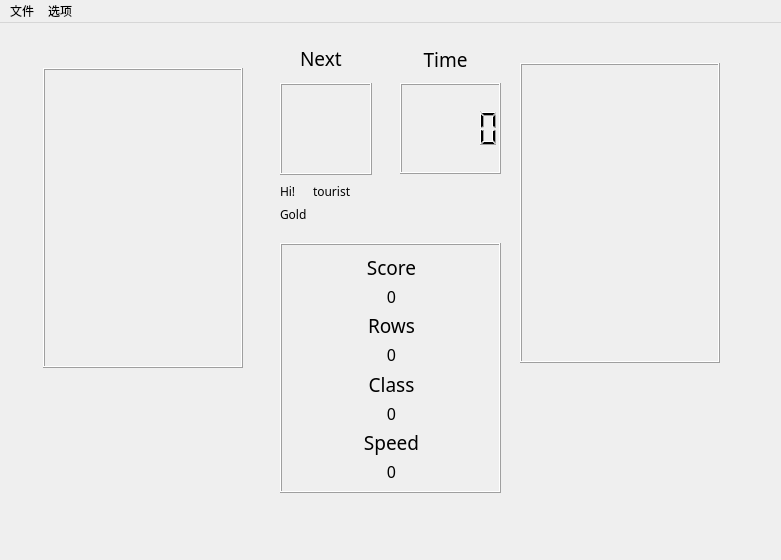
<?xml version="1.0" encoding="UTF-8"?>
<ui version="4.0">
 <class>MainWindow</class>
 <widget class="QMainWindow" name="MainWindow">
  <property name="geometry">
   <rect>
    <x>0</x>
    <y>0</y>
    <width>781</width>
    <height>560</height>
   </rect>
  </property>
  <property name="windowTitle">
   <string>Cybertetris</string>
  </property>
  <widget class="QWidget" name="centralwidget">
   <widget class="QFrame" name="glass">
    <property name="geometry">
     <rect>
      <x>43</x>
      <y>45</y>
      <width>200</width>
      <height>300</height>
     </rect>
    </property>
    <property name="sizePolicy">
     <sizepolicy hsizetype="Maximum" vsizetype="Maximum">
      <horstretch>0</horstretch>
      <verstretch>0</verstretch>
     </sizepolicy>
    </property>
    <property name="minimumSize">
     <size>
      <width>200</width>
      <height>300</height>
     </size>
    </property>
    <property name="maximumSize">
     <size>
      <width>100</width>
      <height>300</height>
     </size>
    </property>
    <property name="font">
     <font>
      <family>Tetris</family>
     </font>
    </property>
    <property name="frameShape">
     <enum>QFrame::Box</enum>
    </property>
    <property name="frameShadow">
     <enum>QFrame::Raised</enum>
    </property>
    <widget class="QLabel" name="pause">
     <property name="geometry">
      <rect>
       <x>80</x>
       <y>100</y>
       <width>161</width>
       <height>81</height>
      </rect>
     </property>
     <property name="font">
      <font>
       <family>Tetris</family>
       <pointsize>24</pointsize>
      </font>
     </property>
     <property name="text">
      <string/>
     </property>
    </widget>
   </widget>
   <widget class="QFrame" name="frame">
    <property name="geometry">
     <rect>
      <x>280</x>
      <y>220</y>
      <width>221</width>
      <height>250</height>
     </rect>
    </property>
    <property name="font">
     <font>
      <family>Tetris</family>
      <pointsize>16</pointsize>
     </font>
    </property>
    <property name="frameShape">
     <enum>QFrame::Box</enum>
    </property>
    <property name="frameShadow">
     <enum>QFrame::Raised</enum>
    </property>
    <layout class="QVBoxLayout" name="verticalLayout">
     <property name="spacing">
      <number>5</number>
     </property>
     <property name="leftMargin">
      <number>11</number>
     </property>
     <item>
      <widget class="QLabel" name="ScoreLabel">
       <property name="font">
        <font>
         <family>MV Boli</family>
         <pointsize>14</pointsize>
        </font>
       </property>
       <property name="text">
        <string>Score</string>
       </property>
       <property name="alignment">
        <set>Qt::AlignCenter</set>
       </property>
      </widget>
     </item>
     <item>
      <widget class="QLabel" name="Score">
       <property name="font">
        <font>
         <family>MV Boli</family>
         <pointsize>12</pointsize>
         <weight>50</weight>
         <bold>false</bold>
        </font>
       </property>
       <property name="text">
        <string>0</string>
       </property>
       <property name="alignment">
        <set>Qt::AlignCenter</set>
       </property>
      </widget>
     </item>
     <item>
      <widget class="QLabel" name="LinesLabel">
       <property name="font">
        <font>
         <family>MV Boli</family>
         <pointsize>14</pointsize>
        </font>
       </property>
       <property name="text">
        <string>Rows</string>
       </property>
       <property name="alignment">
        <set>Qt::AlignCenter</set>
       </property>
      </widget>
     </item>
     <item>
      <widget class="QLabel" name="Lines">
       <property name="font">
        <font>
         <family>MV Boli</family>
         <pointsize>12</pointsize>
         <weight>50</weight>
         <bold>false</bold>
        </font>
       </property>
       <property name="text">
        <string>0</string>
       </property>
       <property name="alignment">
        <set>Qt::AlignCenter</set>
       </property>
      </widget>
     </item>
     <item>
      <widget class="QLabel" name="LevelLabel">
       <property name="font">
        <font>
         <family>MV Boli</family>
         <pointsize>14</pointsize>
        </font>
       </property>
       <property name="text">
        <string>Class</string>
       </property>
       <property name="alignment">
        <set>Qt::AlignCenter</set>
       </property>
      </widget>
     </item>
     <item>
      <widget class="QLabel" name="Level">
       <property name="font">
        <font>
         <family>MV Boli</family>
         <pointsize>12</pointsize>
         <weight>50</weight>
         <bold>false</bold>
        </font>
       </property>
       <property name="text">
        <string>0</string>
       </property>
       <property name="alignment">
        <set>Qt::AlignCenter</set>
       </property>
      </widget>
     </item>
     <item>
      <widget class="QLabel" name="TimerIntervalLabel">
       <property name="font">
        <font>
         <family>MV Boli</family>
         <pointsize>14</pointsize>
        </font>
       </property>
       <property name="text">
        <string>Speed</string>
       </property>
       <property name="alignment">
        <set>Qt::AlignCenter</set>
       </property>
      </widget>
     </item>
     <item>
      <widget class="QLabel" name="TimerInterval">
       <property name="font">
        <font>
         <family>MV Boli</family>
         <pointsize>12</pointsize>
         <weight>50</weight>
         <bold>false</bold>
        </font>
       </property>
       <property name="text">
        <string>0</string>
       </property>
       <property name="alignment">
        <set>Qt::AlignCenter</set>
       </property>
      </widget>
     </item>
    </layout>
   </widget>
   <widget class="QFrame" name="nextShapeGlass">
    <property name="geometry">
     <rect>
      <x>280</x>
      <y>60</y>
      <width>92</width>
      <height>92</height>
     </rect>
    </property>
    <property name="sizePolicy">
     <sizepolicy hsizetype="Maximum" vsizetype="Maximum">
      <horstretch>0</horstretch>
      <verstretch>0</verstretch>
     </sizepolicy>
    </property>
    <property name="minimumSize">
     <size>
      <width>92</width>
      <height>92</height>
     </size>
    </property>
    <property name="maximumSize">
     <size>
      <width>90</width>
      <height>90</height>
     </size>
    </property>
    <property name="font">
     <font>
      <family>Tetris</family>
     </font>
    </property>
    <property name="frameShape">
     <enum>QFrame::Box</enum>
    </property>
    <property name="frameShadow">
     <enum>QFrame::Raised</enum>
    </property>
   </widget>
   <widget class="QLabel" name="nextShape">
    <property name="geometry">
     <rect>
      <x>300</x>
      <y>10</y>
      <width>81</width>
      <height>51</height>
     </rect>
    </property>
    <property name="font">
     <font>
      <family>MV Boli</family>
      <pointsize>14</pointsize>
     </font>
    </property>
    <property name="text">
     <string>Next</string>
    </property>
   </widget>
   <widget class="QLabel" name="TimerShowLabel">
    <property name="geometry">
     <rect>
      <x>400</x>
      <y>20</y>
      <width>91</width>
      <height>32</height>
     </rect>
    </property>
    <property name="font">
     <font>
      <family>MV Boli</family>
      <pointsize>14</pointsize>
     </font>
    </property>
    <property name="text">
     <string>Time</string>
    </property>
    <property name="alignment">
     <set>Qt::AlignCenter</set>
    </property>
   </widget>
   <widget class="QLCDNumber" name="TimerShow">
    <property name="geometry">
     <rect>
      <x>400</x>
      <y>60</y>
      <width>101</width>
      <height>91</height>
     </rect>
    </property>
    <property name="font">
     <font>
      <family>Tetris</family>
      <pointsize>16</pointsize>
      <weight>75</weight>
      <bold>true</bold>
     </font>
    </property>
   </widget>
   <widget class="QWidget" name="formLayoutWidget">
    <property name="geometry">
     <rect>
      <x>280</x>
      <y>160</y>
      <width>111</width>
      <height>51</height>
     </rect>
    </property>
    <property name="font">
     <font>
      <family>Tetris</family>
     </font>
    </property>
    <layout class="QFormLayout" name="formLayout">
     <item row="0" column="0">
      <widget class="QLabel" name="label">
       <property name="font">
        <font>
         <family>MV Boli</family>
        </font>
       </property>
       <property name="text">
        <string>Hi!</string>
       </property>
      </widget>
     </item>
     <item row="1" column="0">
      <widget class="QLabel" name="label_3">
       <property name="font">
        <font>
         <family>MV Boli</family>
        </font>
       </property>
       <property name="text">
        <string>Gold</string>
       </property>
      </widget>
     </item>
     <item row="1" column="1">
      <widget class="QLabel" name="coins">
       <property name="font">
        <font>
         <family>Tetris</family>
        </font>
       </property>
       <property name="text">
        <string/>
       </property>
      </widget>
     </item>
     <item row="0" column="1">
      <widget class="QLabel" name="name">
       <property name="font">
        <font>
         <family>MV Boli</family>
        </font>
       </property>
       <property name="text">
        <string>tourist</string>
       </property>
      </widget>
     </item>
    </layout>
   </widget>
   <widget class="QLabel" name="item1">
    <property name="geometry">
     <rect>
      <x>300</x>
      <y>470</y>
      <width>41</width>
      <height>41</height>
     </rect>
    </property>
    <property name="font">
     <font>
      <family>Tetris</family>
     </font>
    </property>
    <property name="text">
     <string/>
    </property>
    <property name="pixmap">
     <pixmap>../build-Cybertetris-Desktop_Qt_5_12_MinGW_64_bit-Debug/resources/items/1.png</pixmap>
    </property>
    <property name="scaledContents">
     <bool>true</bool>
    </property>
   </widget>
   <widget class="QLabel" name="item2">
    <property name="geometry">
     <rect>
      <x>360</x>
      <y>470</y>
      <width>41</width>
      <height>41</height>
     </rect>
    </property>
    <property name="font">
     <font>
      <family>Tetris</family>
     </font>
    </property>
    <property name="text">
     <string/>
    </property>
    <property name="pixmap">
     <pixmap>../build-Cybertetris-Desktop_Qt_5_12_MinGW_64_bit-Debug/resources/items/2.png</pixmap>
    </property>
    <property name="scaledContents">
     <bool>true</bool>
    </property>
   </widget>
   <widget class="QLabel" name="item3">
    <property name="geometry">
     <rect>
      <x>420</x>
      <y>470</y>
      <width>41</width>
      <height>41</height>
     </rect>
    </property>
    <property name="font">
     <font>
      <family>Tetris</family>
     </font>
    </property>
    <property name="text">
     <string/>
    </property>
    <property name="pixmap">
     <pixmap>../build-Cybertetris-Desktop_Qt_5_12_MinGW_64_bit-Debug/resources/items/3.png</pixmap>
    </property>
    <property name="scaledContents">
     <bool>true</bool>
    </property>
   </widget>
   <widget class="QFrame" name="enemyGlass">
    <property name="geometry">
     <rect>
      <x>520</x>
      <y>40</y>
      <width>200</width>
      <height>300</height>
     </rect>
    </property>
    <property name="sizePolicy">
     <sizepolicy hsizetype="Maximum" vsizetype="Maximum">
      <horstretch>0</horstretch>
      <verstretch>0</verstretch>
     </sizepolicy>
    </property>
    <property name="minimumSize">
     <size>
      <width>200</width>
      <height>300</height>
     </size>
    </property>
    <property name="maximumSize">
     <size>
      <width>100</width>
      <height>300</height>
     </size>
    </property>
    <property name="font">
     <font>
      <family>Tetris</family>
     </font>
    </property>
    <property name="frameShape">
     <enum>QFrame::Box</enum>
    </property>
    <property name="frameShadow">
     <enum>QFrame::Raised</enum>
    </property>
    <widget class="QLabel" name="pause_2">
     <property name="geometry">
      <rect>
       <x>80</x>
       <y>100</y>
       <width>161</width>
       <height>81</height>
      </rect>
     </property>
     <property name="font">
      <font>
       <family>Tetris</family>
       <pointsize>24</pointsize>
      </font>
     </property>
     <property name="text">
      <string/>
     </property>
    </widget>
   </widget>
   <widget class="QLabel" name="music">
    <property name="geometry">
     <rect>
      <x>430</x>
      <y>170</y>
      <width>41</width>
      <height>41</height>
     </rect>
    </property>
    <property name="text">
     <string/>
    </property>
    <property name="pixmap">
     <pixmap>../build-Cybertetris-Desktop_Qt_5_12_MinGW_64_bit-Debug/resources/setting/music1.png</pixmap>
    </property>
    <property name="scaledContents">
     <bool>true</bool>
    </property>
   </widget>
  </widget>
  <widget class="QMenuBar" name="menubar">
   <property name="geometry">
    <rect>
     <x>0</x>
     <y>0</y>
     <width>781</width>
     <height>21</height>
    </rect>
   </property>
   <widget class="QMenu" name="menu">
    <property name="title">
     <string>文件</string>
    </property>
    <addaction name="saveGame"/>
    <addaction name="loadGame"/>
   </widget>
   <widget class="QMenu" name="set">
    <property name="title">
     <string>选项</string>
    </property>
    <addaction name="storeMenu"/>
    <addaction name="setting"/>
    <addaction name="backMenu"/>
   </widget>
   <addaction name="menu"/>
   <addaction name="set"/>
  </widget>
  <action name="saveGame">
   <property name="text">
    <string>保存</string>
   </property>
  </action>
  <action name="loadGame">
   <property name="text">
    <string>读取</string>
   </property>
  </action>
  <action name="setting">
   <property name="text">
    <string>游戏设置</string>
   </property>
  </action>
  <action name="backMenu">
   <property name="text">
    <string>返回主菜单</string>
   </property>
  </action>
  <action name="storeMenu">
   <property name="text">
    <string>商城</string>
   </property>
  </action>
 </widget>
 <resources/>
 <connections/>
</ui>
